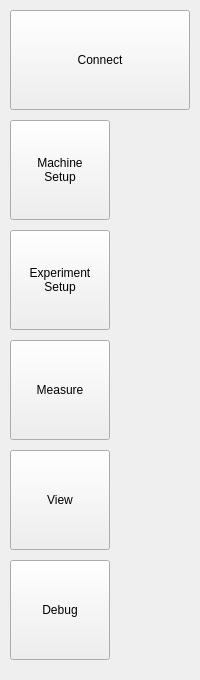
        <widget class="QFrame" name="fMainMenu">
         <property name="frameShape">
          <enum>QFrame::NoFrame</enum>
         </property>
         <property name="lineWidth">
          <number>1</number>
         </property>
         <property name="midLineWidth">
          <number>0</number>
         </property>
         <layout class="QVBoxLayout" name="verticalLayout" stretch="0,0,0,0,0,0,0">
          <property name="spacing">
           <number>10</number>
          </property>
          <property name="leftMargin">
           <number>10</number>
          </property>
          <property name="topMargin">
           <number>10</number>
          </property>
          <property name="rightMargin">
           <number>10</number>
          </property>
          <property name="bottomMargin">
           <number>10</number>
          </property>
          <item>
           <widget class="QPushButton" name="butConnect">
            <property name="sizePolicy">
             <sizepolicy hsizetype="Minimum" vsizetype="Preferred">
              <horstretch>0</horstretch>
              <verstretch>0</verstretch>
             </sizepolicy>
            </property>
            <property name="minimumSize">
             <size>
              <width>100</width>
              <height>100</height>
             </size>
            </property>
            <property name="maximumSize">
             <size>
              <width>16777215</width>
              <height>100</height>
             </size>
            </property>
            <property name="baseSize">
             <size>
              <width>0</width>
              <height>100</height>
             </size>
            </property>
            <property name="text">
             <string>Connect</string>
            </property>
           </widget>
          </item>
          <item>
           <widget class="QPushButton" name="butMachineSetup">
            <property name="sizePolicy">
             <sizepolicy hsizetype="Minimum" vsizetype="Preferred">
              <horstretch>0</horstretch>
              <verstretch>0</verstretch>
             </sizepolicy>
            </property>
            <property name="minimumSize">
             <size>
              <width>100</width>
              <height>100</height>
             </size>
            </property>
            <property name="maximumSize">
             <size>
              <width>100</width>
              <height>100</height>
             </size>
            </property>
            <property name="baseSize">
             <size>
              <width>0</width>
              <height>100</height>
             </size>
            </property>
            <property name="text">
             <string>Machine
Setup</string>
            </property>
           </widget>
          </item>
          <item>
           <widget class="QPushButton" name="butExperimentSetup">
            <property name="sizePolicy">
             <sizepolicy hsizetype="Minimum" vsizetype="Preferred">
              <horstretch>0</horstretch>
              <verstretch>0</verstretch>
             </sizepolicy>
            </property>
            <property name="minimumSize">
             <size>
              <width>100</width>
              <height>100</height>
             </size>
            </property>
            <property name="maximumSize">
             <size>
              <width>100</width>
              <height>100</height>
             </size>
            </property>
            <property name="baseSize">
             <size>
              <width>0</width>
              <height>100</height>
             </size>
            </property>
            <property name="text">
             <string>Experiment
Setup</string>
            </property>
           </widget>
          </item>
          <item>
           <widget class="QPushButton" name="butMeasure">
            <property name="sizePolicy">
             <sizepolicy hsizetype="Minimum" vsizetype="Preferred">
              <horstretch>0</horstretch>
              <verstretch>0</verstretch>
             </sizepolicy>
            </property>
            <property name="minimumSize">
             <size>
              <width>100</width>
              <height>100</height>
             </size>
            </property>
            <property name="maximumSize">
             <size>
              <width>100</width>
              <height>100</height>
             </size>
            </property>
            <property name="baseSize">
             <size>
              <width>0</width>
              <height>100</height>
             </size>
            </property>
            <property name="text">
             <string>Measure</string>
            </property>
           </widget>
          </item>
          <item>
           <widget class="QPushButton" name="butView">
            <property name="sizePolicy">
             <sizepolicy hsizetype="Minimum" vsizetype="Preferred">
              <horstretch>0</horstretch>
              <verstretch>0</verstretch>
             </sizepolicy>
            </property>
            <property name="minimumSize">
             <size>
              <width>100</width>
              <height>100</height>
             </size>
            </property>
            <property name="maximumSize">
             <size>
              <width>100</width>
              <height>100</height>
             </size>
            </property>
            <property name="baseSize">
             <size>
              <width>0</width>
              <height>100</height>
             </size>
            </property>
            <property name="text">
             <string>View</string>
            </property>
           </widget>
          </item>
          <item>
           <widget class="QPushButton" name="butDebug">
            <property name="sizePolicy">
             <sizepolicy hsizetype="Minimum" vsizetype="Preferred">
              <horstretch>0</horstretch>
              <verstretch>0</verstretch>
             </sizepolicy>
            </property>
            <property name="minimumSize">
             <size>
              <width>100</width>
              <height>100</height>
             </size>
            </property>
            <property name="maximumSize">
             <size>
              <width>100</width>
              <height>100</height>
             </size>
            </property>
            <property name="baseSize">
             <size>
              <width>0</width>
              <height>100</height>
             </size>
            </property>
            <property name="text">
             <string>Debug</string>
            </property>
           </widget>
          </item>
          <item>
           <spacer name="verticalSpacer">
            <property name="orientation">
             <enum>Qt::Vertical</enum>
            </property>
            <property name="sizeType">
             <enum>QSizePolicy::Expanding</enum>
            </property>
            <property name="sizeHint" stdset="0">
             <size>
              <width>20</width>
              <height>10</height>
             </size>
            </property>
           </spacer>
          </item>
         </layout>
        </widget>
